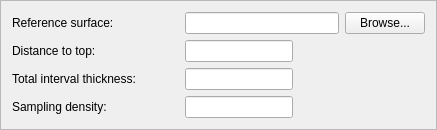
         <widget class="QFrame" name="surfaceOneFrame">
          <property name="frameShape">
           <enum>QFrame::StyledPanel</enum>
          </property>
          <property name="frameShadow">
           <enum>QFrame::Raised</enum>
          </property>
          <layout class="QGridLayout" name="gridLayout_29">
           <item row="0" column="0">
            <layout class="QGridLayout">
             <property name="margin">
              <number>0</number>
             </property>
             <property name="spacing">
              <number>6</number>
             </property>
             <item row="2" column="1">
              <widget class="QLineEdit" name="distanceTopLineEdit">
               <property name="toolTip">
                <string>The distance from the reference surface to the top surface, this value is added to the reference surface to create the top surface.</string>
               </property>
               <property name="styleSheet">
                <string notr="true"/>
               </property>
              </widget>
             </item>
             <item row="3" column="1">
              <widget class="QLineEdit" name="thicknessLineEdit">
               <property name="toolTip">
                <string>The value for the thickness of the inversion interval. This value is added to the top surface to create the base surface.</string>
               </property>
               <property name="styleSheet">
                <string notr="true"/>
               </property>
              </widget>
             </item>
             <item row="2" column="0">
              <widget class="QLabel" name="distance_top_label">
               <property name="toolTip">
                <string>The distance from the reference surface to the top surface, this value is added to the reference surface to create the top surface.</string>
               </property>
               <property name="text">
                <string>Distance to top:</string>
               </property>
               <property name="buddy">
                <cstring>distanceTopLineEdit</cstring>
               </property>
              </widget>
             </item>
             <item row="4" column="1">
              <widget class="QLineEdit" name="layerThicknessLineEdit">
               <property name="toolTip">
                <string>The thickness of a layer in the inversion interval. The interval thickness should be divisible by this value.</string>
               </property>
               <property name="styleSheet">
                <string notr="true"/>
               </property>
              </widget>
             </item>
             <item row="3" column="0">
              <widget class="QLabel" name="thicknessLabel">
               <property name="minimumSize">
                <size>
                 <width>167</width>
                 <height>0</height>
                </size>
               </property>
               <property name="toolTip">
                <string>The value for the thickness of the inversion interval. This value is added to the top surface to create the base surface.</string>
               </property>
               <property name="text">
                <string>Total interval thickness:</string>
               </property>
               <property name="buddy">
                <cstring>thicknessLineEdit</cstring>
               </property>
              </widget>
             </item>
             <item row="1" column="0">
              <widget class="QLabel" name="reference_surface_label">
               <property name="toolTip">
                <string>File for storm surface. Top and base surfaces for the inversion interval will be parallel to this.</string>
               </property>
               <property name="text">
                <string>Reference surface:</string>
               </property>
               <property name="buddy">
                <cstring>referenceSurfaceFileLineEdit</cstring>
               </property>
              </widget>
             </item>
             <item row="4" column="0">
              <widget class="QLabel" name="layer_thickness_label">
               <property name="toolTip">
                <string>The thickness of a layer in the inversion interval. The interval thickness should be divisible by this value.</string>
               </property>
               <property name="text">
                <string>Sampling density:</string>
               </property>
               <property name="buddy">
                <cstring>layerThicknessLineEdit</cstring>
               </property>
              </widget>
             </item>
             <item row="1" column="3">
              <widget class="QPushButton" name="referenceSurfaceBrowsePushButton">
               <property name="toolTip">
                <string>File for storm surface. Top and base surfaces for the inversion interval will be parallel to this.</string>
               </property>
               <property name="text">
                <string>Browse...</string>
               </property>
              </widget>
             </item>
             <item row="1" column="1" colspan="2">
              <widget class="QLineEdit" name="referenceSurfaceFileLineEdit">
               <property name="toolTip">
                <string>File for storm surface. Top and base surfaces for the inversion interval will be parallel to this.</string>
               </property>
               <property name="styleSheet">
                <string notr="true"/>
               </property>
              </widget>
             </item>
             <item row="2" column="2">
              <spacer>
               <property name="orientation">
                <enum>Qt::Horizontal</enum>
               </property>
               <property name="sizeHint" stdset="0">
                <size>
                 <width>40</width>
                 <height>20</height>
                </size>
               </property>
              </spacer>
             </item>
            </layout>
           </item>
          </layout>
         </widget>
